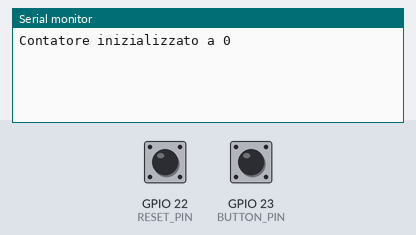
Bench run of a sketch on a simulated ESP32. Shown: the last lines printed to the serial monitor. The inputs (shaded band) are chosen by the test bench; at power-on: GPIO 22 (RESET_PIN) HIGH, GPIO 23 (BUTTON_PIN) HIGH.

Above: at 1.2 s.
1.3 s: GPIO 22 (RESET_PIN) pulled LOW for 0.15 s
At 2.6 s:
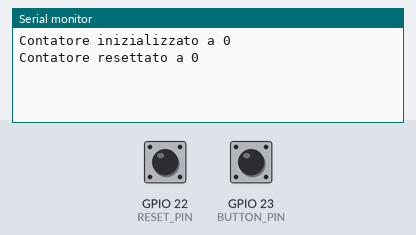
2.9 s: GPIO 23 (BUTTON_PIN) pulled LOW for 0.15 s
At 3.8 s:
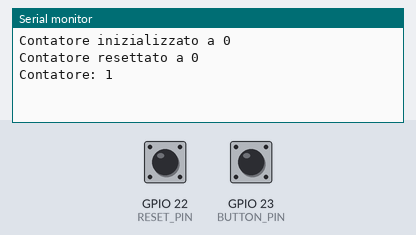
4.5 s: GPIO 23 (BUTTON_PIN) pulled LOW for 1 s
At 5.1 s:
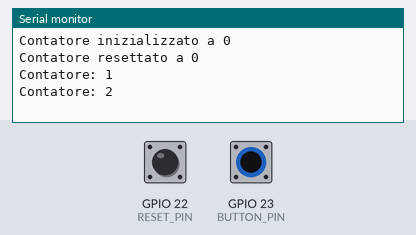

The sketch:

Pulsanti_06_contatore.ino
```cpp
#include <Arduino.h>

// Sketch per un contatore con pulsante
const int BUTTON_PIN = 23;  // Pin a cui è collegato il pulsante
const int RESET_PIN = 22;   // Pin a cui è collegato il pulsante di reset

// Variabili di stato
unsigned long counter = 0;                          // Contatore
int buttonState = HIGH;                   // Stato corrente del pulsante
int lastButtonState = HIGH;               // Stato precedente del pulsante
int resetButtonState = HIGH;              // Stato corrente del pulsante di reset
int lastResetButtonState = HIGH;          // Stato precedente del pulsante di reset

// Variabili per il debouncing
unsigned long lastDebounceTime = 0;       // Ultimo momento in cui il pin è cambiato
unsigned long lastResetDebounceTime = 0;  // Ultimo momento in cui il pin di reset è cambiato
const unsigned long DEBOUNCE_DELAY = 50;  // Tempo di debounce (ms)

void setup() {
  Serial.begin(115200);
  pinMode(BUTTON_PIN, INPUT_PULLUP);
  buttonState = lastButtonState = digitalRead(BUTTON_PIN);
  lastDebounceTime = millis();
  pinMode(RESET_PIN, INPUT_PULLUP);
  resetButtonState = lastResetButtonState = digitalRead(RESET_PIN);
  lastResetDebounceTime = millis();
  Serial.println("Contatore inizializzato a 0");
}

void loop() {
  // Gestione del pulsante principale
  int reading = digitalRead(BUTTON_PIN);
  if (reading != lastButtonState) {
    lastDebounceTime = millis();
  }

  if ((millis() - lastDebounceTime) >= DEBOUNCE_DELAY) {
    if (reading != buttonState) {
      buttonState = reading;
      if (buttonState == LOW) {  // Se il pulsante è premuto (LOW con pull-up)
        counter++;               // Incrementa il contatore
        Serial.print("Contatore: ");
        Serial.println(counter);
      }
    }
  }
  lastButtonState = reading;

  // Gestione del pulsante di reset
  int resetReading = digitalRead(RESET_PIN);
  if (resetReading != lastResetButtonState) {
    lastResetDebounceTime = millis();
  }

  if ((millis() - lastResetDebounceTime) >= DEBOUNCE_DELAY) {
    if (resetReading != resetButtonState) {
      resetButtonState = resetReading;
      if (resetButtonState == LOW) {  // Se il pulsante di reset è premuto
        counter = 0;                  // Resetta il contatore
        Serial.println("Contatore resettato a 0");
      }
    }
  }
  lastResetButtonState = resetReading;
  delay(1);
}
```

Measured:
- after the input at 1.3 s, the serial monitor: prints a new line after 0.05 s (image 1)
- after the input at 2.9 s, the serial monitor: prints a new line after 0.05 s (image 2)
- after the input at 4.5 s, the serial monitor: prints a new line after 0.05 s (image 3)
